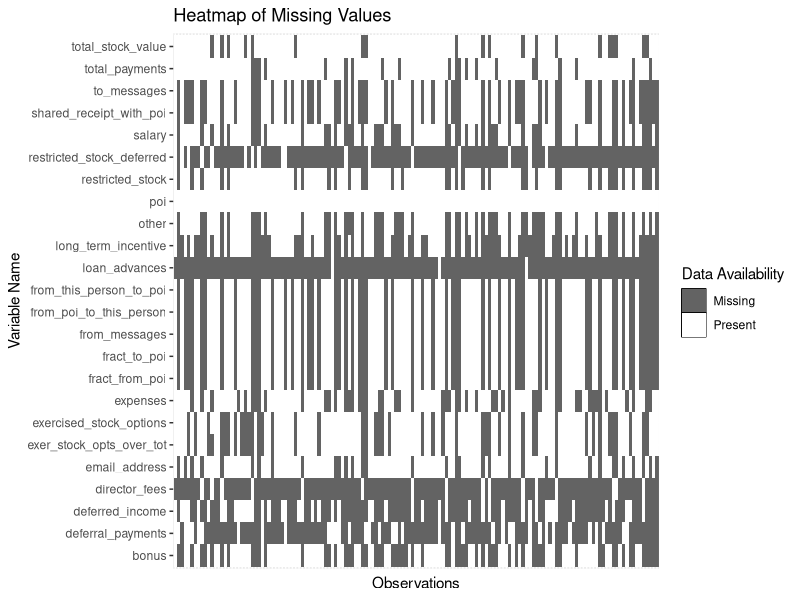
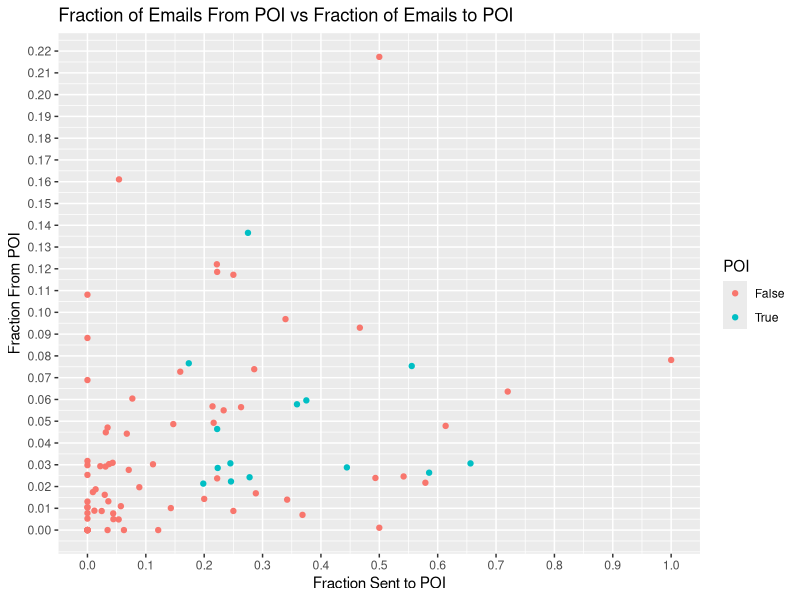
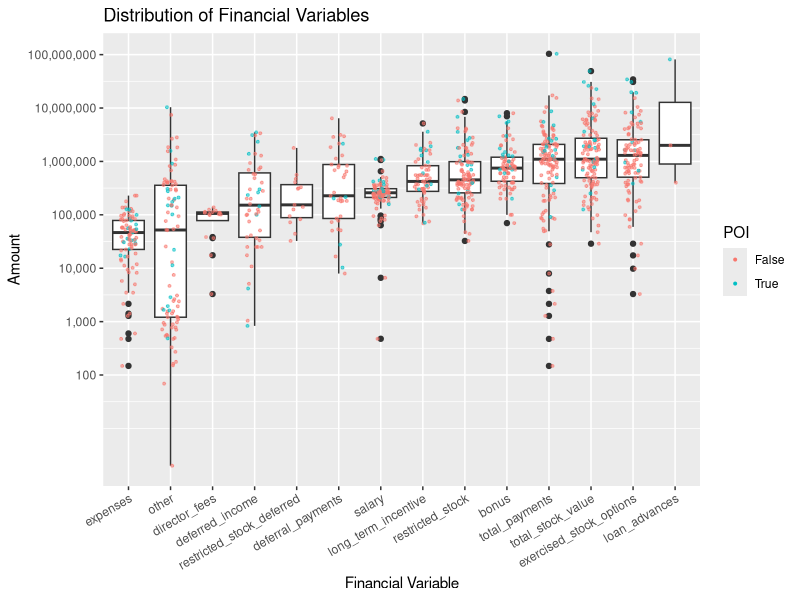
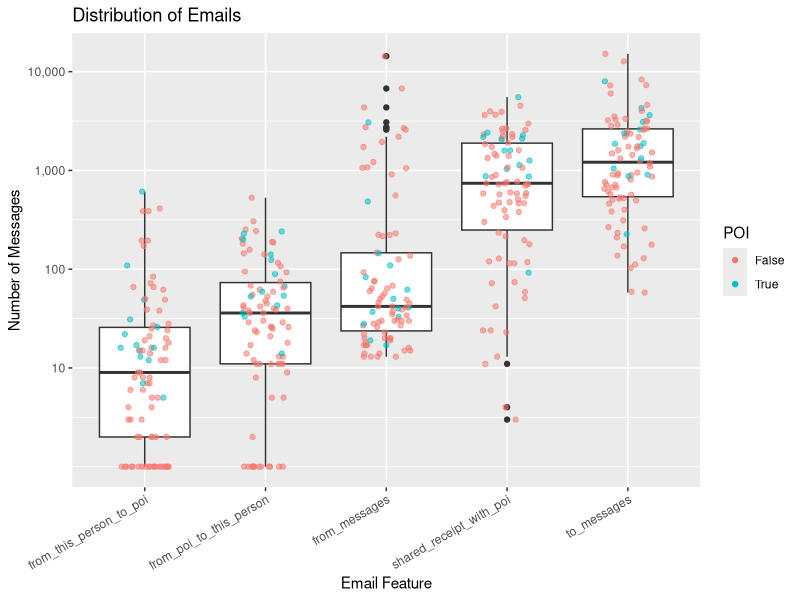

Source code (R) for these figures, in order:
## ---- chunk 1
knitr::opts_chunk$set(echo = F,
                      message = F,
                      warning = F,
                      fig.align = 'center')
## ---- chunk 2
library(tidyverse)
library(ggplot2)
library(scales) # need to get labels = comma
library(GGally)
## ---- chunk 3
setwd('/Users/courtneyfergusonlee/p5')
enron <- read.csv('enron_data.csv', 
                  na.strings = 'NaN',
                  stringsAsFactors = F)
## ---- chunk 4
enron.new_features <- enron %>%
  mutate(fract_to_poi = from_this_person_to_poi/from_messages,
         fract_from_poi = from_poi_to_this_person/to_messages,
         exer_stock_opts_over_tot = exercised_stock_options/total_stock_value,
         poi = as.factor(poi))
## ---- chunk 5
enron.missing <- as.data.frame(sapply(enron.new_features, is.na))

enron.long <- enron.new_features %>%
  gather(var_name,
         value,
         -name,
         na.rm = F)

enron.long.missing <- enron.long %>%
  mutate(value = !is.na(value))

ggplot(data = enron.long.missing,
       aes(x = name,
           y = var_name)) +
  geom_tile(aes(fill = value)) +
  scale_fill_manual(values = c('grey39', 'white'),
                    labels = c('Missing', 'Present')) +
  #scale_fill_brewer(palette = "RdYlGn") +
  theme(axis.text.x = element_blank(),
        axis.ticks.x = element_blank()) +
  theme(legend.key = element_rect(colour = "black")) +
  ggtitle("Heatmap of Missing Values") +
  xlab("Observations") +
  ylab("Variable Name") +
  labs(fill = "Data Availability")
## ---- chunk 6
ggplot(data = enron.new_features,
       aes(x = fract_to_poi,
           y = fract_from_poi,
           color = poi)) +
  geom_point() +
  scale_x_continuous(breaks = seq(0, 1.00, .1)) +
  scale_y_continuous(breaks = seq(0, .23, .01)) +
  ggtitle('Fraction of Emails From POI vs Fraction of Emails to POI') +
  xlab('Fraction Sent to POI') +
  ylab('Fraction From POI') +
  labs(color = 'POI')
## ---- chunk 7
financial_long <- enron %>%
  mutate(deferred_income = -deferred_income,
         restricted_stock_deferred = -restricted_stock_deferred) %>%
  select(expenses,
         other,
         director_fees,
         restricted_stock_deferred,
         deferred_income,
         deferral_payments,
         salary,
         long_term_incentive,
         restricted_stock,
         bonus,
         total_payments,
         total_stock_value,
         exercised_stock_options,
         loan_advances,
         poi) %>%
  gather(financial_var,
         amount,
         -poi) %>%
  mutate(financial_var = as.factor(financial_var))
## ---- chunk 8
ggplot(data = subset(financial_long, 
                     !is.na(amount) & amount > 0),
       aes(x = reorder(financial_var, 
                       amount, 
                       median),
           y = amount)) +
  geom_boxplot() +
  geom_jitter(aes(color = poi,
                  alpha = .2),
              width = .2,
              size = .7) +
  scale_y_log10(labels = comma,
                breaks = 10^seq(2, 8, 1)) +
  theme(axis.text.x = element_text(angle = 30, hjust = 1)) +
  ggtitle("Distribution of Financial Variables") +
  xlab("Financial Variable") +
  ylab("Amount") +
  guides(alpha = 'none') +
  labs(color = 'POI')

## ---- chunk 9
email_long <- enron %>%
  select(to_messages,
         shared_receipt_with_poi,
         from_messages,
         from_this_person_to_poi,
         from_poi_to_this_person,
         poi) %>%
  gather(email_feature,
         amount,
         -poi) %>%
  mutate(email_feature = as.factor(email_feature))
## ---- chunk 10
ggplot(data = subset(email_long, !is.na(amount)),
       aes(x = reorder(email_feature, amount, median),
           y = amount + 1)) +
  geom_boxplot() +
  geom_jitter(aes(alpha = .2,
                  color = poi),
              width = .2) +
  scale_y_log10(labels = comma,
                breaks = c(0,
                           10,
                           100,
                           1000,
                           10000)) +
  theme(axis.text.x = element_text(angle = 30, hjust = 1)) +
  ggtitle('Distribution of Emails') +
  xlab('Email Feature') +
  ylab('Number of Messages') +
  guides(alpha = 'none') +
  labs(color = 'POI')
